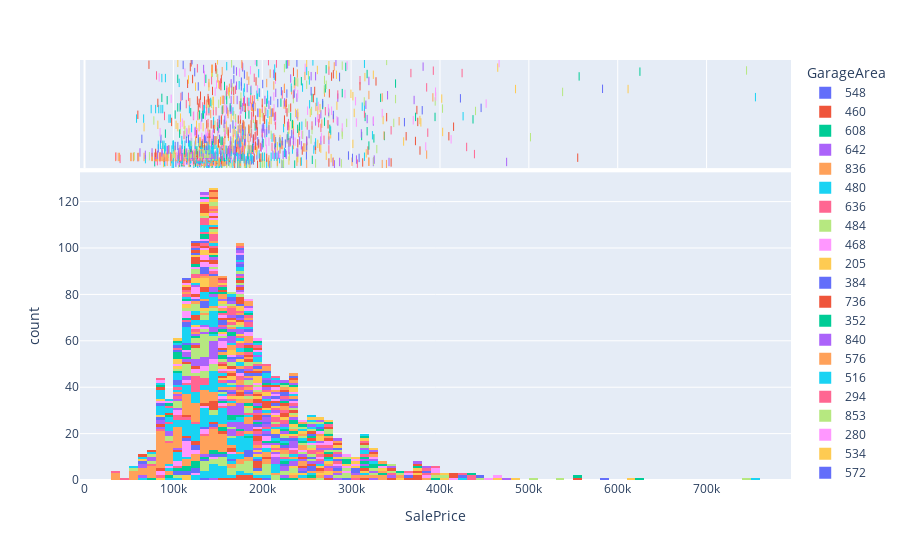

The cell this chart's notebook holds for it:
### Markdown cell above
#### Now we look at few other features such as GarageArea, TotalBsmtSF, 1stFlrSF and 2ndFlrSF.

### Code cell
import plotly.express as px
fig = px.histogram(copy_train, x='SalePrice',color='GarageArea',marginal="rug") 
fig.show()
